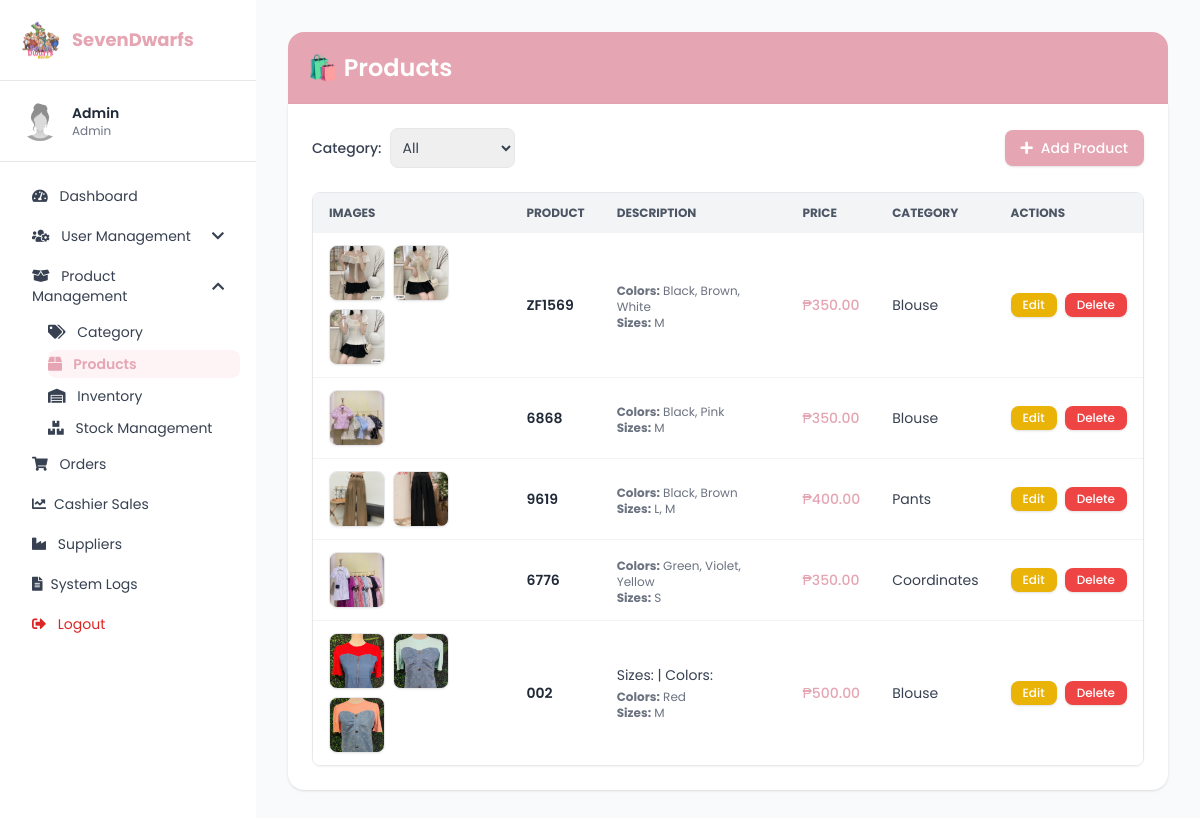
/products.php, run on the app's committed database.
### tables this page shows
CREATE TABLE `products` (
  `product_id` int(11) NOT NULL,
  `product_name` varchar(255) DEFAULT NULL,
  `description` text DEFAULT NULL,
  `price_id` int(11) DEFAULT NULL,
  `stocks` int(11) DEFAULT NULL,
  `category_id` int(11) DEFAULT NULL,
  `image_url` text DEFAULT NULL,
  `created_at` timestamp NOT NULL DEFAULT current_timestamp(),
  `supplier_id` int(11) DEFAULT NULL,
  `supplier_price` decimal(10,2) NOT NULL,
  `revenue` decimal(10,2) GENERATED ALWAYS AS (`price_id` - `supplier_price`) STORED,
  `sizes` varchar(255) DEFAULT NULL,
  `colors` varchar(255) DEFAULT NULL
);

CREATE TABLE `categories` (
  `category_id` int(11) NOT NULL,
  `category_code` varchar(10) DEFAULT NULL,
  `category_name` varchar(100) NOT NULL
);

### products.php (the view, shortened to what this page needs)
<?php
require 'conn.php';
$admin_name = "Admin";
$admin_role = "Admin";
$sql = "
    SELECT
        p.product_id,
        p.product_name,
        p.description,
        p.price_id,
        p.image_url,
        c.category_name,
        GROUP_CONCAT(DISTINCT col.color ORDER BY col.color SEPARATOR ', ') AS colors,
        GROUP_CONCAT(DISTINCT sz.size ORDER BY sz.size SEPARATOR ', ') AS sizes
    FROM products p
    LEFT JOIN categories c ON p.category_id = c.category_id
    LEFT JOIN stock st ON p.product_id = st.product_id
    LEFT JOIN colors col ON st.color_id = col.color_id
    LEFT JOIN sizes sz ON st.size_id = sz.size_id
";
$sql .= " GROUP BY p.product_id ORDER BY p.product_id DESC";
$stmt = $conn->prepare($sql);
$stmt->execute();
$result = $stmt->get_result();
$products = [];
while ($row = $result->fetch_assoc()) {
    $imageList = [];
    $raw = trim($row['image_url'] ?? '');
    if ($raw && str_starts_with($raw, '[')) {
        $decoded = json_decode($raw, true);
        if (is_array($decoded)) $imageList = $decoded;
    } elseif ($raw) {
        $imageList = array_filter(array_map('trim', explode(',', $raw)));
    }
    $displayImages = [];
    if (!empty($imageList)) {
        foreach ($imageList as $img) {
            $img = trim($img);
            $displayImages[] = htmlspecialchars($img);
        }
    } else {
        $displayImages[] = 'uploads/products/default.png';
    }
    $row['display_images'] = $displayImages;
    $products[] = $row;
}
?>
<!DOCTYPE html>
<html lang="en">
<head>
  <script src="https://cdn.tailwindcss.com"></script>
  <link href="https://cdnjs.cloudflare.com/ajax/libs/font-awesome/5.15.3/css/all.min.css" rel="stylesheet" />
</head>
<body class="font-poppins text-sm">
<div class="flex min-h-screen">
  <aside class="w-64 bg-white sidebar" x-data="{ userMenu: false, productMenu: true }">
    <div class="p-5 border-b">
      <div class="flex items-center space-x-3">
        <img src="logo2.png" alt="Logo" class="rounded-full w-10 h-10" />
        <h2 class="text-lg font-bold text-[var(--rose)]">SevenDwarfs</h2>
      </div>
    </div>
    <div class="p-5 border-b flex items-center space-x-3">
      <img src="newID.jpg" alt="Admin" class="rounded-full w-10 h-10" />
      <div>
        <p class="font-semibold text-gray-800"><?= htmlspecialchars($admin_name); ?></p>
        <p class="text-xs text-gray-500"><?= htmlspecialchars($admin_role); ?></p>
      </div>
    </div>
    <nav class="p-4 space-y-1" x-data="{ open: true }">
      <a href="dashboard.php" class="block px-4 py-2 hover:bg-gray-100 rounded-md transition">
        <i class="fas fa-tachometer-alt mr-2"></i> Dashboard
      </a>
      <div>
        <button @click="userMenu = !userMenu"
          class="w-full text-left px-4 py-2 flex justify-between items-center hover:bg-gray-100 rounded-md transition">
          <span><i class="fas fa-users-cog mr-2"></i> User Management</span>
          <i class="fas fa-chevron-down transition-transform duration-200" :class="{ 'rotate-180': userMenu }"></i>
        </button>
      </div>
      <div>
        <button @click="productMenu = !productMenu"
          class="w-full text-left px-4 py-2 flex justify-between items-center hover:bg-gray-100 rounded-md transition">
          <span><i class="fas fa-box-open mr-2"></i> Product Management</span>
          <i class="fas fa-chevron-down transition-transform duration-200" :class="{ 'rotate-180': productMenu }"></i>
        </button>
        <div x-show="productMenu" x-transition class="pl-8 space-y-1 mt-1">
          <a href="categories.php" class="block py-1 hover:text-[var(--rose)]"><i class="fas fa-tags mr-2"></i> Category</a>
          <a href="products.php" class="block py-1 active-link"><i class="fas fa-box mr-2"></i> Products</a>
          <a href="inventory.php" class="block py-1 hover:text-[var(--rose)]"><i class="fas fa-warehouse mr-2"></i> Inventory</a>
          <a href="stock_management.php" class="block py-1 hover:text-[var(--rose)]"><i class="fas fa-boxes mr-2"></i> Stock Management</a>
        </div>
      </div>
      <a href="orders.php" class="block px-4 py-2 hover:bg-gray-100 rounded-md transition"><i class="fas fa-shopping-cart mr-2"></i> Orders</a>
            <a href="cashier_sales_report.php" class="block px-4 py-2 rounded-md hover:bg-gray-100 transitio"><i class="fas fa-chart-line mr-2"></i>Cashier Sales</a>
      <a href="suppliers.php" class="block px-4 py-2 hover:bg-gray-100 rounded-md transition"><i class="fas fa-industry mr-2"></i> Suppliers</a>
            <a href="system_logs.php" class="block px-4 py-2 hover:bg-gray-100 rounded transition"><i class="fas fa-file-alt mr-2"></i>System Logs</a>
      <a href="logout.php" class="block px-4 py-2 text-red-600 hover:bg-red-50 rounded-md transition"><i class="fas fa-sign-out-alt mr-2"></i> Logout</a>
    </nav>
  </aside>
  <main class="flex-1 p-8 bg-gray-50">
    <div class="bg-[var(--rose)] text-white p-5 rounded-t-2xl shadow-sm flex justify-between items-center">
      <h1 class="text-2xl font-semibold">🛍️ Products</h1>
    </div>
    <section class="bg-white p-6 rounded-b-2xl shadow space-y-6">
      <div class="flex flex-wrap justify-between items-center gap-4">
        <form method="GET" id="categoryForm" class="flex items-center gap-2">
          <label class="text-gray-700 font-medium">Category:</label>
          <select name="category" onchange="document.getElementById('categoryForm').submit()"
            class="p-2 border rounded-lg focus:ring-2 focus:ring-[var(--rose)]">
            <option value="all">All</option>
          </select>
        </form>
        <a href="add_product.php"
           class="flex items-center gap-2 bg-[var(--rose)] hover:bg-[var(--rose-hover)] text-white text-sm font-medium rounded-lg px-4 py-2 shadow transition">
          <i class="fas fa-plus"></i> Add Product
        </a>
      </div>
      <div class="overflow-x-auto border border-gray-200 rounded-lg shadow-sm">
        <table class="min-w-full bg-white text-sm">
          <thead class="bg-gray-100 text-gray-600 uppercase text-xs font-semibold">
            <tr>
              <th class="px-4 py-3 text-left">Images</th>
              <th class="px-4 py-3 text-left">Product</th>
              <th class="px-4 py-3 text-left">Description</th>
              <th class="px-4 py-3 text-left">Price</th>
              <th class="px-4 py-3 text-left">Category</th>
              <th class="px-4 py-3 text-left">Actions</th>
            </tr>
          </thead>
          <tbody class="divide-y divide-gray-100 text-gray-700">
            <?php if (!empty($products)): ?>
              <?php foreach ($products as $product): ?>
                <tr class="hover:bg-gray-50 transition">
                  <td class="px-4 py-3">
                    <div class="flex flex-wrap gap-2" x-data="{ open: false, imageSrc: '' }">
                      <?php foreach ($product['display_images'] as $img): ?>
                        <img src="<?= $img ?>"
                             alt="Product Image"
                             class="w-14 h-14 rounded-lg border shadow-sm object-cover cursor-pointer hover:scale-105 transition-transform duration-200"
                             @click="imageSrc = '<?= $img ?>'; open = true"
                             onerror="this.src='uploads/products/default.png';">
                      <?php endforeach; ?>
                    </div>
                  </td>
                  <td class="px-4 py-3 font-semibold text-gray-800"><?= htmlspecialchars($product['product_name']); ?></td>
                  <td class="px-4 py-3">
                    <?= htmlspecialchars($product['description']); ?>
                    <div class="text-xs text-gray-500 mt-1">
                      <strong>Colors:</strong> <?= $product['colors'] ?: '—'; ?><br>
                      <strong>Sizes:</strong> <?= $product['sizes'] ?: '—'; ?>
                    </div>
                  </td>
                  <td class="px-4 py-3 font-medium text-[var(--rose)]">₱<?= number_format($product['price_id'], 2); ?></td>
                  <td class="px-4 py-3"><?= htmlspecialchars($product['category_name']); ?></td>
                  <td class="px-4 py-3">
                    <div class="flex gap-2">
                      <a href="edit_product.php?id=<?= $product['product_id']; ?>"
                         class="bg-yellow-500 hover:bg-yellow-600 text-white px-3 py-1 rounded-lg shadow text-xs font-medium transition">
                        Edit
                      </a>
                      <a href="delete_product.php?id=<?= $product['product_id']; ?>"
                         onclick="return confirm('Are you sure you want to delete this product?')"
                         class="bg-red-500 hover:bg-red-600 text-white px-3 py-1 rounded-lg shadow text-xs font-medium transition">
                        Delete
                      </a>
                    </div>
                  </td>
                </tr>
              <?php endforeach; ?>
            <?php else: ?>
              <tr><td colspan="6" class="text-center text-gray-500 py-8">No products available.</td></tr>
            <?php endif; ?>
          </tbody>
        </table>
      </div>
    </section>
  </main>
</div>
</body>
</html>

### products.php (style rules this page uses)
:root { --rose: #e5a5b2; --rose-hover: #d48b98; }
body { font-family: 'Poppins', sans-serif; background-color: #f9fafb; color: #374151; }
.active-link { background-color: #fef3f5; color: var(--rose); font-weight: 600; border-radius: 0.5rem; }
.sidebar { box-shadow: 2px 0 6px rgba(0,0,0,0.05); }

### data on the page
products: product_name "ZF1569", colors "Black, Brown, White", sizes "M", price "350.00", category.category_name "Blouse"
products: product_name "6868", colors "Black, Pink", sizes "M", price "350.00", category.category_name "Blouse"
products: product_name "9619", colors "Black, Brown", sizes "L, M", price "400.00", category.category_name "Pants"
products: product_name "6776", colors "Green, Violet, Yellow", sizes "S", price "350.00", category.category_name "Coordinates"
products: product_name "002", description "Sizes: | Colors:", colors "Red", sizes "M", price "500.00", category.category_name "Blouse"

### other printed values
$admin_name "Admin"
$admin_role "Admin"
